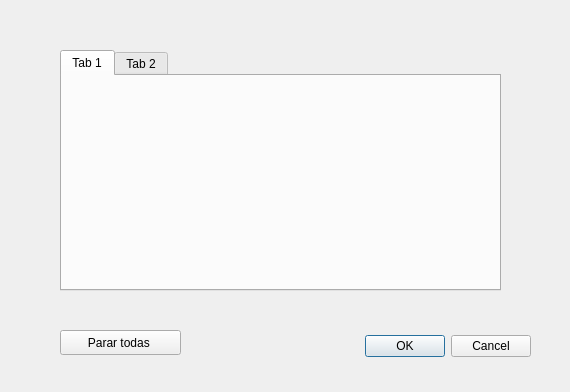
<?xml version="1.0" encoding="UTF-8"?>
<ui version="4.0">
 <class>DControlBolas</class>
 <widget class="QDialog" name="DControlBolas">
  <property name="geometry">
   <rect>
    <x>0</x>
    <y>0</y>
    <width>570</width>
    <height>392</height>
   </rect>
  </property>
  <property name="windowTitle">
   <string>Dialog</string>
  </property>
  <widget class="QDialogButtonBox" name="buttonBox">
   <property name="geometry">
    <rect>
     <x>190</x>
     <y>330</y>
     <width>341</width>
     <height>32</height>
    </rect>
   </property>
   <property name="orientation">
    <enum>Qt::Horizontal</enum>
   </property>
   <property name="standardButtons">
    <set>QDialogButtonBox::Cancel|QDialogButtonBox::Ok</set>
   </property>
  </widget>
  <widget class="QTabWidget" name="tabWidget">
   <property name="geometry">
    <rect>
     <x>60</x>
     <y>50</y>
     <width>441</width>
     <height>241</height>
    </rect>
   </property>
   <property name="currentIndex">
    <number>0</number>
   </property>
   <widget class="QWidget" name="tab">
    <attribute name="title">
     <string>Tab 1</string>
    </attribute>
   </widget>
   <widget class="QWidget" name="tab_2">
    <attribute name="title">
     <string>Tab 2</string>
    </attribute>
   </widget>
  </widget>
  <widget class="QPushButton" name="bPararTodas">
   <property name="geometry">
    <rect>
     <x>60</x>
     <y>330</y>
     <width>121</width>
     <height>25</height>
    </rect>
   </property>
   <property name="text">
    <string>Parar todas </string>
   </property>
  </widget>
 </widget>
 <resources/>
 <connections>
  <connection>
   <sender>buttonBox</sender>
   <signal>accepted()</signal>
   <receiver>DControlBolas</receiver>
   <slot>accept()</slot>
   <hints>
    <hint type="sourcelabel">
     <x>248</x>
     <y>254</y>
    </hint>
    <hint type="destinationlabel">
     <x>157</x>
     <y>274</y>
    </hint>
   </hints>
  </connection>
  <connection>
   <sender>buttonBox</sender>
   <signal>rejected()</signal>
   <receiver>DControlBolas</receiver>
   <slot>reject()</slot>
   <hints>
    <hint type="sourcelabel">
     <x>316</x>
     <y>260</y>
    </hint>
    <hint type="destinationlabel">
     <x>286</x>
     <y>274</y>
    </hint>
   </hints>
  </connection>
 </connections>
</ui>
